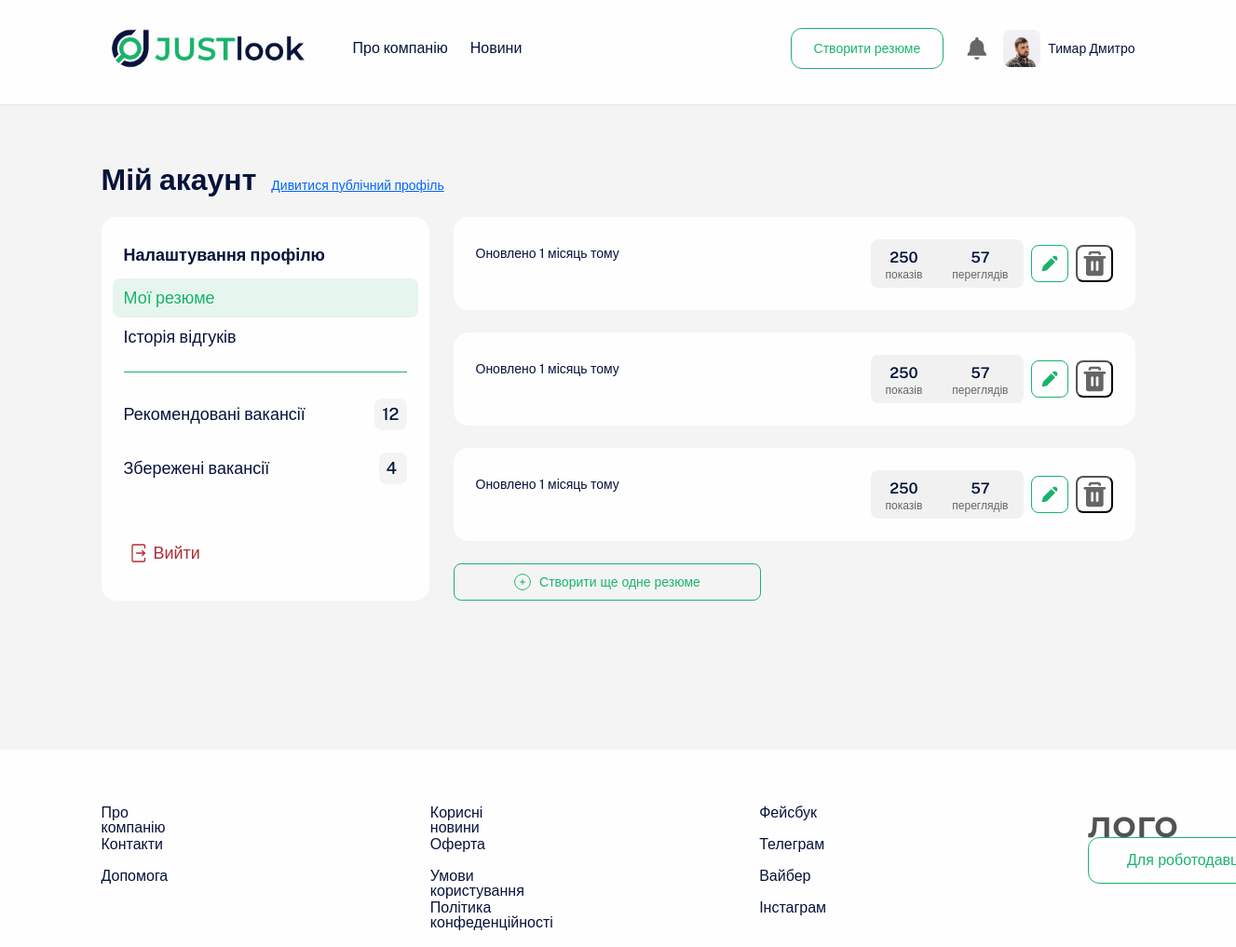
The page /searcher/profile/resumes/ (signed in) on the database its author committed.
### main/models.py (models this page shows, shortened)
class User(AbstractBaseUser, PermissionsMixin):
    ROLE_CHOICES = [
        ('seeker', 'Пошуковець'),
        ('employer', 'Роботодавець'),
    ]
    email = models.EmailField(unique=True, null=True, blank=True)
    phone = models.CharField(max_length=15, unique=True, null=True, blank=True)
    role = models.CharField(max_length=10, choices=ROLE_CHOICES)
    first_name = models.CharField(max_length=30, null=True, blank=True)
    last_name = models.CharField(max_length=30, null=True, blank=True)
    middle_name = models.CharField(max_length=30, null=True, blank=True)
    avatar = models.ImageField(upload_to='avatars/', null=True, blank=True)
    city = models.ForeignKey('main.City', on_delete=models.CASCADE, verbose_name="Місто")
    birthday = models.DateField(null=True, blank=True)
    date_created = models.DateTimeField(default=timezone.now)
    company = models.ForeignKey(Company, null=True, blank=True, on_delete=models.SET_NULL, related_name='users')
    is_active = models.BooleanField(default=True)
    is_staff = models.BooleanField(default=False)
    is_superuser = models.BooleanField(default=False)
    groups = models.ManyToManyField(Group, related_name='custom_user_set', blank=True)
    user_permissions = models.ManyToManyField(Permission, related_name='custom_user_set', blank=True)
    USERNAME_FIELD = 'email'  # This will be dynamically checked during authentication
    REQUIRED_FIELDS = []
    objects = UserManager()

### resume/models.py (models this page shows, shortened)
class Resume(models.Model):
    EMPLOYMENT_TYPE_CHOICES = [
        ('full_time', 'Повна зайнятість'),
        ('part_time', 'Не повна зайнятість'),
        ('contract', 'Підробіток'),
        ('internship', 'Стажування'),
    ]
    RELOCATE_YES = 'relocate_yes'
    RELOCATE_NO = 'relocate_no'
    RELOCATION_CHOICES = [
        (RELOCATE_YES, 'Можу виїхати за потреби'),
        (RELOCATE_NO, 'НЕ готовий до переїзду'),
    ]
    user = models.ForeignKey(settings.AUTH_USER_MODEL, on_delete=models.CASCADE, related_name='resumes')
    first_name = models.CharField(max_length=30)
    last_name = models.CharField(max_length=30)
    city = models.CharField(max_length=100)
    date_of_birth = models.DateField()
    phone = models.CharField(max_length=15)
    email = models.EmailField(null=True, blank=True)
    avatar = models.ImageField(upload_to='avatars/', null=True, blank=True)
    date_created = models.DateTimeField(default=timezone.now)
    date_modified = models.DateTimeField(auto_now=True)
    positions = models.CharField(max_length=255, default="Вантажник")
    desired_positions = models.ManyToManyField(JobPosition, related_name='resumes', blank=True)
    salary_min = models.IntegerField(null=True, blank=True)
    salary_max = models.IntegerField(null=True, blank=True)
    employment_type = models.CharField(
        max_length=20,
        choices=EMPLOYMENT_TYPE_CHOICES,
        default='full_time'
    )
    relocation_ready = models.CharField(
        max_length=20,
        choices=RELOCATION_CHOICES,
        default=RELOCATE_NO
    )
    strengths = models.ManyToManyField('Strength', related_name='resumes', blank=True)
    class Meta:
        verbose_name = 'Resume'
        verbose_name_plural = 'Resumes'
        ordering = ['-date_created']

### searcher/views.py (the view)
# urls.py: path('profile/resumes/', views.profile_resume_list, name='profile_resume_list'),
@login_required
def profile_resume_list(request):
    user = request.user
    resumes = Resume.objects.filter(user=user)
    resume_list = [
        {
            'resume': resume,
            'pk': resume.pk,
            'time_since_modified': translate_timesince(timesince(resume.date_modified, timezone.now()))
        }
        for resume in resumes
    ]
    return render(request, 'searcher/personal-2.html', {'resume_list': resume_list})

### searcher/templates/searcher/personal-2.html (shortened to what this page needs)
{% extends "main/base.html" %}
{% load static %}
{% block extra_styles %}
    <link rel="stylesheet" href="{% static 'main/css/personal.css' %}"/>
{% endblock %}
{% block content %}
<div class="wrapper">
    <main>
        <div class="container">
            <div class="personal__inner">
                <div class="title-wrapper-start">
                    <h1 class="title-xl">Мій акаунт</h1>
                    <a class="link-sm" href="#">Дивитися публічний профіль</a>
                </div>
                <div class="personal__content-wrapper">
                    <aside class="personal__content-left">
                        <div class="personal__content-left-wrapper">
                            <a href="{% url 'edit_profile' %}"><p class="aside-subtitle subtitle">Налаштування профілю</p></a>
                            <nav>
                                <ul class="aside-nav__list">
                                    <li class="aside-nav__list-item text-medium-18 aside-nav__active"><a href="{% url 'profile_resume_list' %}">Мої резюме</a></li>
                                    <li class="aside-nav__list-item text-medium-18"><a href="#">Історія відгуків</a></li>
                                </ul>
                                <div class="aside-nav__line"></div>
                                <ul class="aside-nav__list">
                                    <li class="aside-nav__list-item text-medium-18">
                                        <a href="#">Рекомендовані вакансії</a>
                                        <p class="vacancy-info__item-value">12</p>
                                    </li>
                                    <li class="aside-nav__list-item text-medium-18">
                                        <a href="{% url 'profile_resume_saved_vacancies' %}">Збережені вакансії</a>
                                        <p class="vacancy-info__item-value">4</p>
                                    </li>
                                </ul>
                            </nav>
                            <div class="personal__logout__link-wrapper">
                                <a href="#" class="logout__link text-medium-18">
                                    <img
                                            src="../../images/log-in-red.svg"
                                            alt="search"
                                            class="search__img"
                                    />Вийти</a
                                >
                            </div>
                        </div>
                    </aside>
                    <section class="personal__content-right">
                        <ul class="personal__vacancy-list">
                            {% for resume_data in resume_list %}
                            <li class="personal__vacancy-item">
                                <a href="{% url 'resume_detail' resume_data.pk %}">
                                <div class="personal__vacancy-item-left">
                                    <div class="personal__item-title-wrapper">
                                        <p class="personal__item-title-text">Оновлено {{ resume_data.time_since_modified }} тому</p>
                                    </div>
                                </div>
                                </a>
                                <div class="personal__title-icon-wrapper">
                                    <div class="personal__item-info-wrapper">
                                        <div class="personal__item-info">
                                            <p class="subtitle-text">250</p>
                                            <p class="subtitle-description">показів</p>
                                        </div>
                                        <div class="personal__item-info">
                                            <p class="subtitle-text">57</p>
                                            <p class="subtitle-description">переглядів</p>
                                        </div>
                                    </div>
                                    <img
                                            src="{% static 'main/images/edit.svg' %}"
                                            alt="edit"
                                            class="personal__title-edit-icon"
                                    />
                                    <form action="{% url 'delete_resume' resume_data.pk %}" method="post">
                                        <button class="delete-photo__btn btn-transparent__delete" type="submit" name="delete_avatar" value="1">
                                        <img
                                            class="more-vertical-icon"
                                            src="{% static 'main/images/delete.svg' %}"
                                            alt="more-vertical"
                                        />
                                        </button>
                                    </form>
                                </div>
                            </li>
                        {% endfor %}
                        </ul>
                        <a href="{% url 'create_resume' %}">
                        <button class="add-btn-item add-btn-icon personal__btn-add-resume btn-transparent">
                            Cтворити ще одне резюме
                        </button>
                        </a>
                    </section>
                </div>
            </div>
        </div>
    </main>
</div>
{% endblock %}

### main/templates/main/base.html (shortened to what this page needs)
<!DOCTYPE html>
<html lang="en">
<head>
    {% load static %}
    <link rel="stylesheet" href="{% static 'main/css/reset.css' %}">
    <link rel="stylesheet" href="{% static 'main/css/style.css' %}">
    {% block extra_styles %}
    {% endblock %}
</head>
<body>
<div class="wrapper">
    <header class="header">
        <div class="container">
            <div class="header__inner">
                <div class="header__inner-left">
                    <a class="header__logo" href="{% url 'home' %}"><img src="{% static 'main/images/social/Logo.png' %}" alt="logo" class="logo__img"></a>
                    <nav class="menu">
                        <ul class="menu__list">
                            <li class="menu__list-item"><a href="#" class="menu__link">Про компанію</a></li>
                            <li class="menu__list-item"><a href="#" class="menu__link">Новини</a></li>
                        </ul>
                    </nav>
                </div>
                {% if user.is_authenticated %}
                <div class="header__inner-right">
                    {% if user.role == 'seeker' %}
                    <a href="{% url 'create_resume' %}" >
                    <button class="header__create-btn btn-transparent" href="{% url 'home' %}">Створити резюме</button>
                    </a>
                    <img src="{% static 'main/images/bell.svg' %}" alt="bell" class="header__bell">
                    <a href="{% url 'edit_profile' %}">
                        <div class="header__user-block">
                            <img src="{% if user.avatar %}{{ user.avatar.url }}{% else %}{% static 'main/images/header-img.svg' %}{% endif %}" alt="header__profile-img" class="header__profile-img">
                            <p class="header__user-name">{{ user.first_name }} {{ user.last_name }}</p>
                        </div>
                    </a>
                    {% endif %}
                </div>
                {% endif %}
            </div>
        </div>
    </header>
    {% include 'main/login.html' %}
    {% block content %}
    {% endblock %}
    <footer class="footer">
        <div class="container">
            <div class="footer__inner">
                <ul class="footer__list">
                    <li class="footer__list-item">
                        <a href="#" class="footer__link">Про компанію</a>
                    </li>
                    <li class="footer__list-item">
                        <a href="#" class="footer__link">Контакти</a>
                    </li>
                    <li class="footer__list-item">
                        <a href="#" class="footer__link">Допомога</a>
                    </li>
                </ul>
                <ul class="footer__list">
                    <li class="footer__list-item">
                        <a href="#" class="footer__link">Корисні новини</a>
                    </li>
                    <li class="footer__list-item">
                        <a href="#" class="footer__link">Оферта</a>
                    </li>
                    <li class="footer__list-item">
                        <a href="#" class="footer__link">Умови користування</a>
                    </li>
                    <li class="footer__list-item">
                        <a href="#" class="footer__link">Політика конфеденційності</a>
                    </li>
                </ul>
                <ul class="footer__list">
                    <li class="footer__list-item">
                        <a href="#" class="footer__link">Фейсбук</a>
                    </li>
                    <li class="footer__list-item">
                        <a href="#" class="footer__link">Телеграм</a>
                    </li>
                    <li class="footer__list-item">
                        <a href="#" class="footer__link">Вайбер</a>
                    </li>
                    <li class="footer__list-item">
                        <a href="#" class="footer__link">Інстаграм</a>
                    </li>
                </ul>
                <ul class="footer__list">
                    <li class="footer__list-item">
                        <a href="#" class="footer__link">
                            <img src="../../../images/logo.svg" alt="logo" class="logo__img"
                            /></a>
                    </li>
                    <li class="footer__list-item">
                        <a href="#" class="footer__btn btn-transparent"
                        >Для роботодавця</a
                        >
                    </li>
                </ul>
            </div>
        </div>
    </footer>
</div>
</body>
</html>

### main/templates/main/login.html (shortened to what this page needs)
{% load static %}
<html lang="en">
<head>
    <link rel="stylesheet" href="{% static 'css/reset.css' %}"/>
    <link rel="stylesheet" href="{% static 'css/style.css' %}"/>
</head>
<body>
</body>
</html>

### rows shown on the page
User: avatar (picture), first_name "Тимар", last_name "Дмитро"
Resume: time_since_modified "1 місяць"
Resume: time_since_modified "1 місяць"
Resume: time_since_modified "1 місяць"
